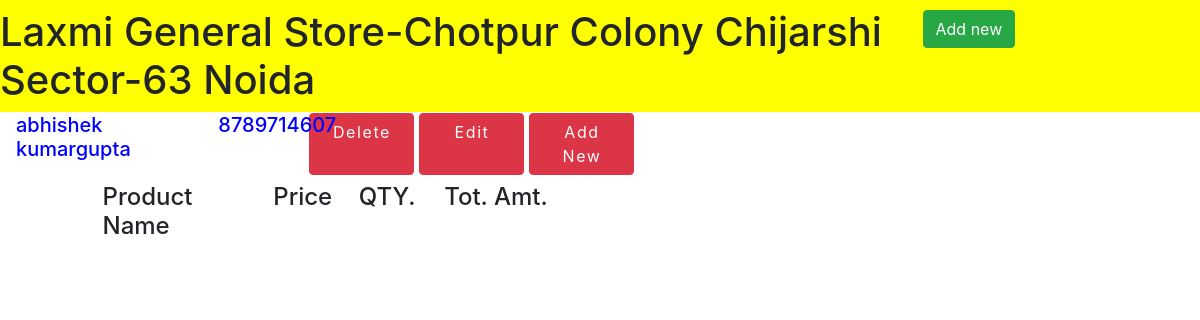
Screenshot of /details/abhishekkumar880247@gmail.com with the database file from the repository.
### KhataApp/models.py (models this page shows, shortened)
class new_customer(models.Model):
    first_name=models.CharField(max_length=50)
    last_name=models.CharField(max_length=50)
    phone_number=models.IntegerField()
    email_id=models.CharField(max_length=50)

### KhataApp/views.py (the view)
# urls.py: path('details/<str:email>',views.details,name="index"),
def details(request,email):
    data=Product_details.objects.filter(email_id=email)
    data2=new_customer.objects.filter(email_id=email)
    datas={"params1":data,"params2":data2}
    print(data)
    return render(request, "customer_details.html",datas)

### KhataApp/templates/customer_details.html (shortened to what this page needs)
{% extends "basic.html" %}
{% block block_body %}
{% for i in params2|slice:"0:"%}
<div id="t" class="row">
    <div class="col-sm-2 col-md-2 col-lg-2 col-xs-2 h5">{{i.first_name}}{{i.last_name}}</div>
    <div class="col-sm-1 col-md-1 col-lg-1 col-xs-1 h5">{{i.phone_number}}</div>
    <div id="in_line" class="btn btn-btn-sm btn-danger">Delete</div>
    <div id="in_line" class="btn btn-btn-sm btn-danger">Edit</div>
    <div id="in_line" class="btn btn-btn-sm btn-danger">Add New</div>
</div>
{% endfor %}
<div class="row">
    <div class="col-sm-1 col-md-1 col-lg-1 col-xs-1"></div>
    <div class="col-sm-10 col-md-10 col-lg-10 col-xs-10 pt-2">
        <div class="row">
            <div class="col-sm-2 col-md-2 col-lg-2 col-xs-2 h4">Product Name</div>
            <div class="col-sm-1 col-md-1 col-lg-1 col-xs-1 h4">Price</div>
            <div class="col-sm-1 col-md-1 col-lg-1 col-xs-1 h4">QTY.</div>
            <div class="col-sm-2 col-md-2 col-lg-2 col-xs-2 h4">Tot. Amt.</div>
        </div>
    </div>
</div>
{% endblock %}

### rows the page displays
new_customer: first_name "abhishek kumar", last_name "gupta", phone_number "8789714607"
